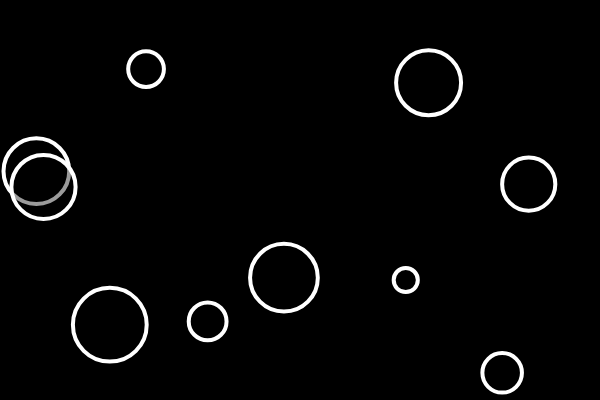
Frame 1 (no input)
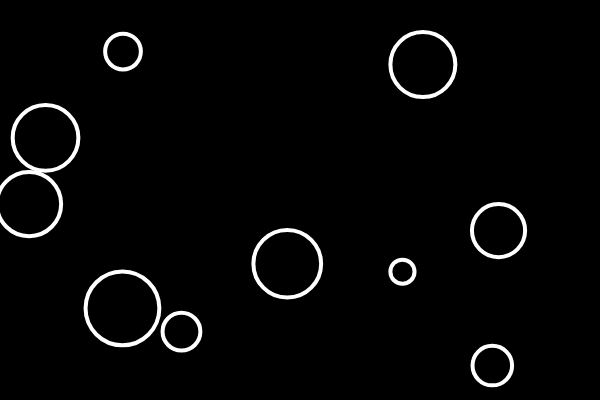
Frame 60 (no input)
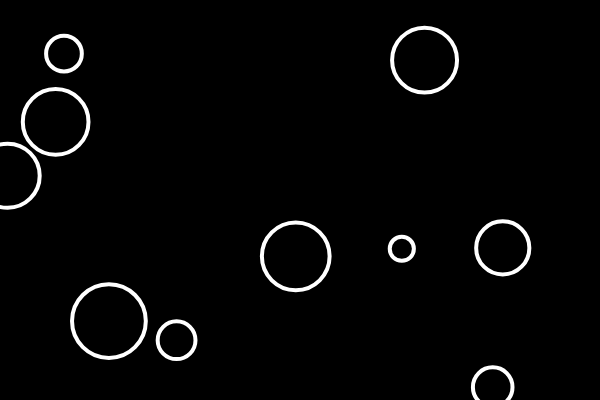
Frame 120 (the mouse pressed at the canvas centre since frame 60)

The p5.js sketch that drew these frames (run headless with seeded random() and noise() and a simulated clock; from frame 60 on, the mouse is pressed at the canvas centre):

// p5.js sketch
// ── sketch.js
let bubbles = [];

function setup() {
	createCanvas(600,400);
	for (let i = 0; i < 10; i++) {
		let x = random(width);
		let y = random(height);
		let r = random(10,40);
		let b = new Bubble(x, y, r);
		bubbles.push(b);	
	}
}

function draw() {
	background(0);


	for (let bubble of bubbles) {
		if (bubble.rollover(mouseX,mouseY)) {
			bubble.changeColor();
		}

		bubble.show();
		bubble.move();
		bubble.bounce();
	}

	// only allowed to have no more than 15 bubbles object
	if(bubbles.length > 15) {
		bubbles.splice(0,1);
	}
}

// CREATE
function mouseDragged() {
	let r = random(10,50);
	let b = new Bubble(mouseX, mouseY, r);
	bubbles.push(b);
}

// DELETE
function mousePressed() {
	for (let i = bubbles.length -1; i >= 0 ; i--) {
		if( bubbles[i].rollover(mouseX,mouseY) ) {
			bubbles.splice(i,1);
		}
	}
}



class Bubble {
	constructor(_x, _y, _r) {
		this.x = _x;
		this.y = _y;
		this.r = _r;
		this.xspeed = 2;
		this.yspeed = -2;
		this.brightness = 0;
	}

	move() { 
		// Inside of the class/template, I'm refering to the var/data that are part of a bubble object
		// I need to refere to it with THIS.
		this.x = this.x + random(-5,5);
	 	this.y = this.y + random(-5,5);
	}

	bounce() {
		if (this.x > width || this.x < 0) {
			this.xspeed = this.xspeed * -1;
		}

		if(this.y > height || this.y < 0) {
			this.yspeed = this.yspeed * -1;
		}
	}

	rollover(x, y) {
		let d = dist(x, y, this.x, this.y);  // this are the property of the object
		if (d < this.r) {
			return true;
		} else {
			return false;
		}
	}

	changeColor() {
		this.brightness = 255;
		console.log('CLICKED ON BUBBLE');
	}

	show() {
		stroke(255);
		strokeWeight(4);
		// noFill();
		// noStroke();
		fill(this.brightness, 100);
		ellipse(this.x, this.y, this.r * 2);
	}
}
